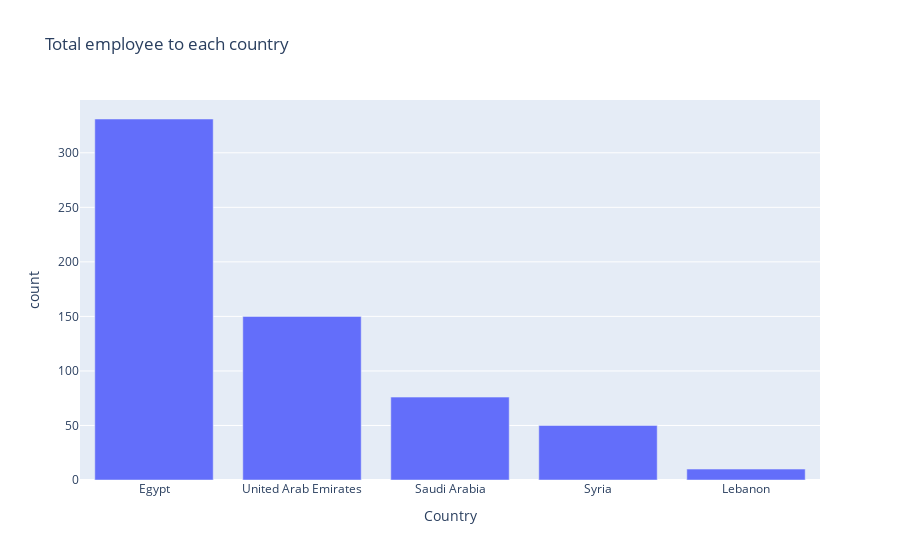

Notebook source saved alongside this figure:
### Code cell
fig=px.bar(x=center.index,y=center.values,labels={"x":"Country","y":"count"},title="Total employee to each country")
fig.show()

### Figure 1 — Plotly figure (JSON) as saved in the notebook; plotly's stock layout.template omitted (floating-point values rounded to 4 significant figures)
{"data": [{"hovertemplate": "Country=%{x}<br>count=%{y}<extra></extra>", "legendgroup": "", "marker": {"color": "#636efa", "pattern": {"shape": ""}}, "name": "", "orientation": "v", "showlegend": false, "textposition": "auto", "type": "bar", "x": ["Egypt", "United Arab Emirates", "Saudi Arabia", "Syria", "Lebanon"], "xaxis": "x", "y": [331, 150, 76, 50, 10], "yaxis": "y"}], "layout": {"barmode": "relative", "legend": {"tracegroupgap": 0}, "title": {"text": "Total employee to each country"}, "xaxis": {"anchor": "y", "domain": [0, 1], "title": {"text": "Country"}}, "yaxis": {"anchor": "x", "domain": [0, 1], "title": {"text": "count"}}}}
